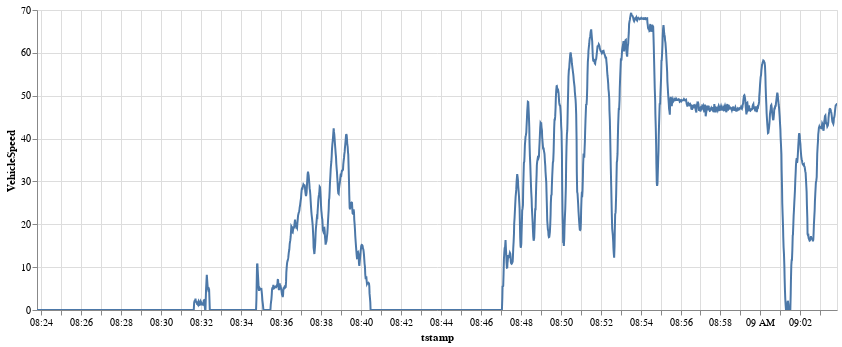

The notebook cell this image was saved under:
### Code cell
import altair as alt

alt.Chart(DATA_TS.iloc[:2000]).mark_line().encode(
    x='tstamp',
    y='VehicleSpeed',
).properties(
    width=800
).interactive()

### Figure 1 — Vega-Lite specification as saved in the notebook (floating-point values rounded to 4 significant figures; data arrays with more than 128 entries replaced by an {"elided": "..."} marker saying what was removed)
{"config": {"view": {"continuousWidth": 300, "continuousHeight": 300}}, "data": {"name": "data-c329f6e6fcc4e65c434840cd499ee10f"}, "mark": {"type": "line"}, "encoding": {"x": {"field": "tstamp", "type": "temporal"}, "y": {"field": "VehicleSpeed", "type": "quantitative"}}, "params": [{"name": "param_1", "select": {"type": "interval", "encodings": ["x", "y"]}, "bind": "scales"}], "width": 800, "$schema": "https://vega.github.io/schema/vega-lite/v5.8.0.json", "datasets": {"data-c329f6e6fcc4e65c434840cd499ee10f": {"elided": "2000 records"}}}
